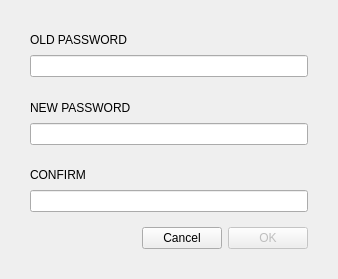
<?xml version="1.0" encoding="UTF-8"?>
<ui version="4.0">
 <class>ChangePasswordDialog</class>
 <widget class="QDialog" name="ChangePasswordDialog">
  <property name="geometry">
   <rect>
    <x>0</x>
    <y>0</y>
    <width>338</width>
    <height>279</height>
   </rect>
  </property>
  <property name="sizePolicy">
   <sizepolicy hsizetype="Fixed" vsizetype="Fixed">
    <horstretch>0</horstretch>
    <verstretch>0</verstretch>
   </sizepolicy>
  </property>
  <property name="minimumSize">
   <size>
    <width>338</width>
    <height>279</height>
   </size>
  </property>
  <property name="maximumSize">
   <size>
    <width>338</width>
    <height>279</height>
   </size>
  </property>
  <property name="windowTitle">
   <string>Change password</string>
  </property>
  <layout class="QGridLayout" name="gridLayout">
   <property name="leftMargin">
    <number>30</number>
   </property>
   <property name="topMargin">
    <number>30</number>
   </property>
   <property name="rightMargin">
    <number>30</number>
   </property>
   <property name="bottomMargin">
    <number>30</number>
   </property>
   <property name="verticalSpacing">
    <number>5</number>
   </property>
   <item row="3" column="0" colspan="4">
    <widget class="QLabel" name="m_newPasswordTextLabel">
     <property name="sizePolicy">
      <sizepolicy hsizetype="Maximum" vsizetype="Preferred">
       <horstretch>0</horstretch>
       <verstretch>0</verstretch>
      </sizepolicy>
     </property>
     <property name="styleSheet">
      <string notr="true">[errorState=&quot;true&quot;] {
  color: #ef3131;
}</string>
     </property>
     <property name="text">
      <string>NEW PASSWORD</string>
     </property>
    </widget>
   </item>
   <item row="6" column="0" colspan="4">
    <widget class="QLabel" name="m_newPasswordConfirmationTextLabel">
     <property name="sizePolicy">
      <sizepolicy hsizetype="Maximum" vsizetype="Preferred">
       <horstretch>0</horstretch>
       <verstretch>0</verstretch>
      </sizepolicy>
     </property>
     <property name="styleSheet">
      <string notr="true">[errorState=&quot;true&quot;] {
  color: #ef3131;
}</string>
     </property>
     <property name="text">
      <string>CONFIRM</string>
     </property>
    </widget>
   </item>
   <item row="0" column="0" colspan="4">
    <widget class="QLabel" name="m_oldPasswordTextLabel">
     <property name="styleSheet">
      <string notr="true">[errorState=&quot;true&quot;] {
  color: #ef3131;
}</string>
     </property>
     <property name="text">
      <string>OLD PASSWORD</string>
     </property>
    </widget>
   </item>
   <item row="8" column="0" colspan="4">
    <spacer name="verticalSpacer">
     <property name="orientation">
      <enum>Qt::Vertical</enum>
     </property>
     <property name="sizeType">
      <enum>QSizePolicy::Fixed</enum>
     </property>
     <property name="sizeHint" stdset="0">
      <size>
       <width>20</width>
       <height>10</height>
      </size>
     </property>
    </spacer>
   </item>
   <item row="2" column="0" colspan="4">
    <spacer name="verticalSpacer_2">
     <property name="orientation">
      <enum>Qt::Vertical</enum>
     </property>
     <property name="sizeType">
      <enum>QSizePolicy::Fixed</enum>
     </property>
     <property name="sizeHint" stdset="0">
      <size>
       <width>20</width>
       <height>15</height>
      </size>
     </property>
    </spacer>
   </item>
   <item row="4" column="0" colspan="4">
    <widget class="QLineEdit" name="m_newPasswordEdit">
     <property name="sizePolicy">
      <sizepolicy hsizetype="Expanding" vsizetype="Fixed">
       <horstretch>0</horstretch>
       <verstretch>0</verstretch>
      </sizepolicy>
     </property>
     <property name="styleSheet">
      <string notr="true">[errorState=&quot;true&quot;] {
  border-color: #ef3131;
}</string>
     </property>
     <property name="echoMode">
      <enum>QLineEdit::Password</enum>
     </property>
    </widget>
   </item>
   <item row="5" column="0" colspan="4">
    <spacer name="verticalSpacer_3">
     <property name="orientation">
      <enum>Qt::Vertical</enum>
     </property>
     <property name="sizeType">
      <enum>QSizePolicy::Fixed</enum>
     </property>
     <property name="sizeHint" stdset="0">
      <size>
       <width>20</width>
       <height>15</height>
      </size>
     </property>
    </spacer>
   </item>
   <item row="1" column="0" colspan="4">
    <widget class="QLineEdit" name="m_oldPasswordEdit">
     <property name="styleSheet">
      <string notr="true">[errorState=&quot;true&quot;] {
  border-color: #ef3131;
}</string>
     </property>
     <property name="echoMode">
      <enum>QLineEdit::Password</enum>
     </property>
    </widget>
   </item>
   <item row="7" column="0" colspan="4">
    <widget class="QLineEdit" name="m_newPasswordConfirmationEdit">
     <property name="styleSheet">
      <string notr="true">[errorState=&quot;true&quot;] {
  border-color: #ef3131;
}</string>
     </property>
     <property name="echoMode">
      <enum>QLineEdit::Password</enum>
     </property>
    </widget>
   </item>
   <item row="9" column="0">
    <spacer name="horizontalSpacer">
     <property name="orientation">
      <enum>Qt::Horizontal</enum>
     </property>
     <property name="sizeHint" stdset="0">
      <size>
       <width>130</width>
       <height>20</height>
      </size>
     </property>
    </spacer>
   </item>
   <item row="9" column="1">
    <widget class="WalletGui::WalletCancelButton" name="m_cancelButton">
     <property name="text">
      <string>Cancel</string>
     </property>
    </widget>
   </item>
   <item row="9" column="2" colspan="2">
    <widget class="WalletGui::WalletOkButton" name="m_okButton">
     <property name="enabled">
      <bool>false</bool>
     </property>
     <property name="text">
      <string>OK</string>
     </property>
     <property name="default">
      <bool>true</bool>
     </property>
    </widget>
   </item>
  </layout>
 </widget>
 <customwidgets>
  <customwidget>
   <class>WalletGui::WalletOkButton</class>
   <extends>QPushButton</extends>
   <header>Gui/Common/WalletOkButton.h</header>
  </customwidget>
  <customwidget>
   <class>WalletGui::WalletCancelButton</class>
   <extends>QPushButton</extends>
   <header>Gui/Common/WalletCancelButton.h</header>
  </customwidget>
 </customwidgets>
 <tabstops>
  <tabstop>m_oldPasswordEdit</tabstop>
  <tabstop>m_newPasswordEdit</tabstop>
  <tabstop>m_newPasswordConfirmationEdit</tabstop>
  <tabstop>m_okButton</tabstop>
 </tabstops>
 <resources/>
 <connections>
  <connection>
   <sender>m_newPasswordEdit</sender>
   <signal>textChanged(QString)</signal>
   <receiver>ChangePasswordDialog</receiver>
   <slot>checkPassword(QString)</slot>
   <hints>
    <hint type="sourcelabel">
     <x>223</x>
     <y>64</y>
    </hint>
    <hint type="destinationlabel">
     <x>168</x>
     <y>82</y>
    </hint>
   </hints>
  </connection>
  <connection>
   <sender>m_newPasswordConfirmationEdit</sender>
   <signal>textChanged(QString)</signal>
   <receiver>ChangePasswordDialog</receiver>
   <slot>checkPassword(QString)</slot>
   <hints>
    <hint type="sourcelabel">
     <x>223</x>
     <y>103</y>
    </hint>
    <hint type="destinationlabel">
     <x>168</x>
     <y>82</y>
    </hint>
   </hints>
  </connection>
  <connection>
   <sender>m_okButton</sender>
   <signal>clicked()</signal>
   <receiver>ChangePasswordDialog</receiver>
   <slot>accept()</slot>
   <hints>
    <hint type="sourcelabel">
     <x>169</x>
     <y>141</y>
    </hint>
    <hint type="destinationlabel">
     <x>168</x>
     <y>82</y>
    </hint>
   </hints>
  </connection>
  <connection>
   <sender>m_cancelButton</sender>
   <signal>clicked()</signal>
   <receiver>ChangePasswordDialog</receiver>
   <slot>reject()</slot>
   <hints>
    <hint type="sourcelabel">
     <x>277</x>
     <y>141</y>
    </hint>
    <hint type="destinationlabel">
     <x>168</x>
     <y>82</y>
    </hint>
   </hints>
  </connection>
  <connection>
   <sender>m_oldPasswordEdit</sender>
   <signal>textChanged(QString)</signal>
   <receiver>ChangePasswordDialog</receiver>
   <slot>passwordChanged(QString)</slot>
   <hints>
    <hint type="sourcelabel">
     <x>168</x>
     <y>62</y>
    </hint>
    <hint type="destinationlabel">
     <x>168</x>
     <y>134</y>
    </hint>
   </hints>
  </connection>
 </connections>
 <slots>
  <slot>checkPassword(QString)</slot>
  <slot>passwordChanged(QString)</slot>
 </slots>
</ui>
